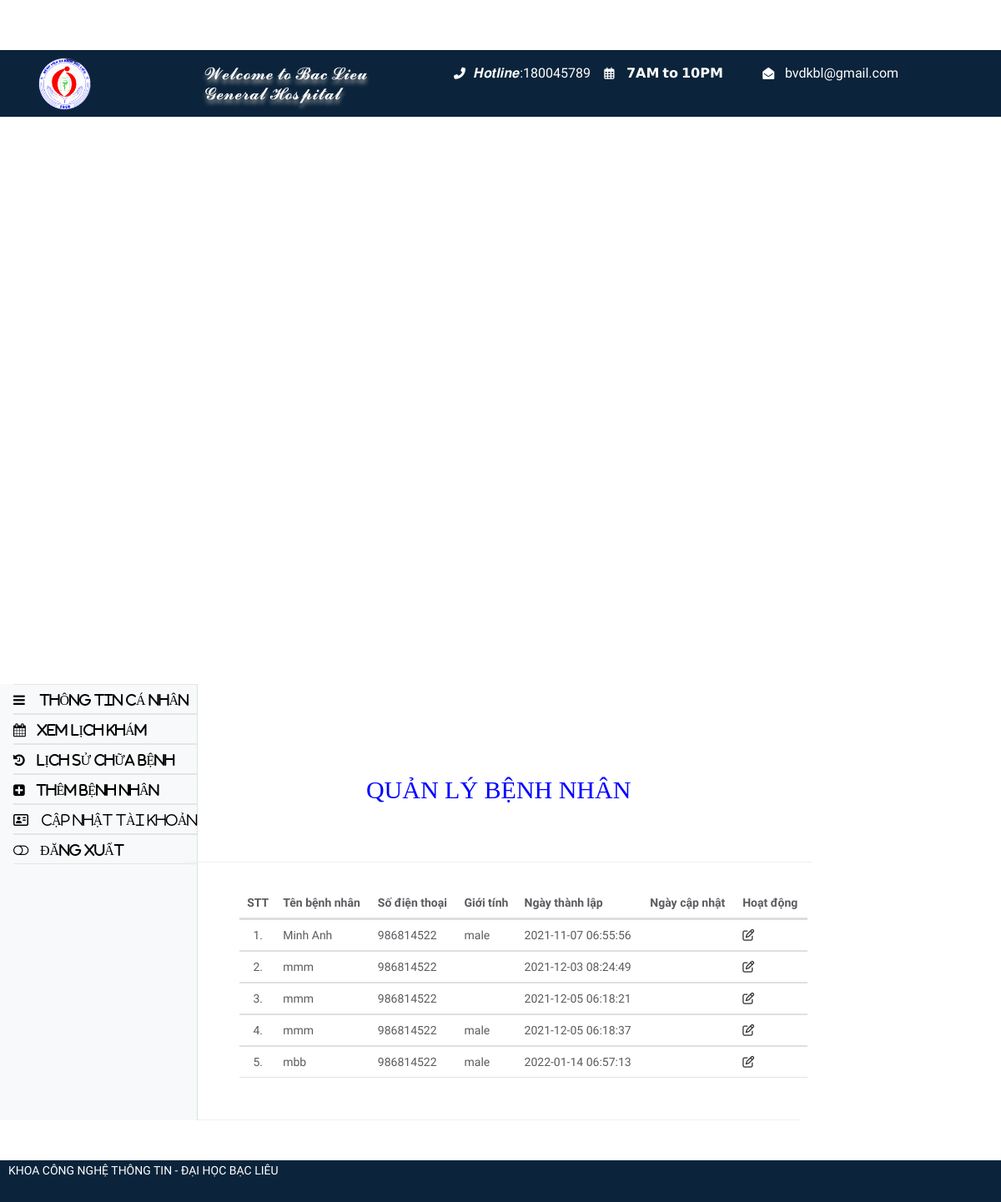
Screenshot of /bacsi/manage-patient.php (signed in) with the database file from the repository.
### tables this page shows
CREATE TABLE `tblpatient` (
  `ID` int(10) NOT NULL,
  `Docid` int(10) DEFAULT NULL,
  `PatientName` varchar(200) DEFAULT NULL,
  `PatientContno` bigint(10) DEFAULT NULL,
  `PatientEmail` varchar(200) DEFAULT NULL,
  `PatientGender` varchar(50) DEFAULT NULL,
  `PatientAdd` mediumtext DEFAULT NULL,
  `PatientAge` int(10) DEFAULT NULL,
  `PatientMedhis` mediumtext DEFAULT NULL,
  `CreationDate` timestamp NULL DEFAULT current_timestamp(),
  `UpdationDate` timestamp NULL DEFAULT NULL ON UPDATE current_timestamp()
);

### bacsi/manage-patient.php (the view, shortened to what this page needs)
<?php
include('include/config.php');
?>
<!DOCTYPE html>
<html lang="en">
	<head>
		<link rel="stylesheet" href="vendor/bootstrap/css/bootstrap.min.css">
		<link rel="stylesheet" href="vendor/fontawesome/css/font-awesome.min.css">
		<link rel="stylesheet" href="vendor/themify-icons/themify-icons.min.css">
		<link href="vendor/animate.css/animate.min.css" rel="stylesheet" media="screen">
		<link href="vendor/perfect-scrollbar/perfect-scrollbar.min.css" rel="stylesheet" media="screen">
		<link href="vendor/switchery/switchery.min.css" rel="stylesheet" media="screen">
		<link href="vendor/bootstrap-touchspin/jquery.bootstrap-touchspin.min.css" rel="stylesheet" media="screen">
		<link href="vendor/select2/select2.min.css" rel="stylesheet" media="screen">
		<link href="vendor/bootstrap-datepicker/bootstrap-datepicker3.standalone.min.css" rel="stylesheet" media="screen">
		<link href="vendor/bootstrap-timepicker/bootstrap-timepicker.min.css" rel="stylesheet" media="screen">
		<link rel="stylesheet" href="assets/css/styles.css">
		<link rel="stylesheet" href="assets/css/plugins.css">
		<link rel="stylesheet" href="assets/css/themes/theme-1.css" id="skin_color" />
	</head>
	<body>
		<div id="app">
		<?php include('./view-mb/header.php');?>
<?php include('./view-mb/sidebar_start.php');?>
<section id="page-title">
<div class="row">
<div class="col-sm-12">
<center><h2 class="mainTitle"  style="color:blue; font-family:tahoma;">QUẢN LÝ BỆNH NHÂN</h2></center>
</div>
</div>
</section>
<div class="container-fluid container-fullw bg-white">
<div class="row">
<div class="col-md-12" style="margin-left:30px;">
<table class="table table-hover" id="sample-table-1">
<thead>
<tr>
<th class="center">STT</th>
<th>Tên bệnh nhân</th>
<th>Số điện thoại</th>
<th>Giới tính </th>
<th>Ngày thành lập</th>
<th>Ngày cập nhật </th>
<th>Hoạt động</th>
</tr>
</thead>
<tbody>
<?php
$docid=$_SESSION['id'];
$sql=mysqli_query($con,"select * from tblpatient where Docid='$docid' ");
$cnt=1;
while($row=mysqli_fetch_array($sql))
{
?>
<tr>
<td class="center"><?php echo $cnt;?>.</td>
<td class="hidden-xs"><?php echo $row['PatientName'];?></td>
<td><?php echo $row['PatientContno'];?></td>
<td><?php echo $row['PatientGender'];?></td>
<td><?php echo $row['CreationDate'];?></td>
<td><?php echo $row['UpdationDate'];?>
</td>
<td>
<a href="edit-patient.php?editid=<?php echo $row['ID'];?>"><i class="fa fa-edit"></i></a>
</td>
</tr>
<?php
$cnt=$cnt+1;
 }?></tbody>
</table>
</div>
</div>
</div>
</div>
</div>
	</body>
</html>
<br>
<br>
<?php
include './view-mb/footer.php'; ?>

### admin/assets/css/themes/theme-1.css (style rules this page uses)
body { background: #FAFAFA; }

### css/shortcode/default.css (style rules this page uses)
*, h1, h2, h3, h4, h5, h6, p, ul, a { margin: 0; padding: 0; }
html { font-size: 100%; }
body { font-family: 'Old Standard TT', serif; color: #666666; font-weight: 400; font-size: 14px; line-height: 24px; -webkit-font-smoothing: antialiased; -moz-osx-font-smoothing: grayscale; }
h1, h2, h3, h4, h5, h6, .h1, .h2, .h3, .h4, .h5, .h6 { font-family: 'Poppins', sans-serif; color: #313131; font-weight: 400; -webkit-font-variant-ligatures: common-ligatures; font-variant-ligatures: common-ligatures; margin-top: 0; margin-bottom: 0; }
h2, .h2 { font-size: 30px; font-weight: 400; }
a { color: #333; }
body { overflow-x: hidden; }
a, .btn { transition: all 0.3s ease-out 0s; }
body { background: #fff; }

### bacsi/manage-patient.php (style rules this page uses)
body { font-family:times; }

### rows the page displays
tblpatient: PatientName "Minh Anh", PatientContno "986814522", PatientGender "male", CreationDate "2021-11-07 06:55:56"
tblpatient: PatientName "mmm", PatientContno "986814522", CreationDate "2021-12-03 08:24:49"
tblpatient: PatientName "mmm", PatientContno "986814522", CreationDate "2021-12-05 06:18:21"
tblpatient: PatientName "mmm", PatientContno "986814522", PatientGender "male", CreationDate "2021-12-05 06:18:37"
tblpatient: PatientName "mbb", PatientContno "986814522", PatientGender "male", CreationDate "2022-01-14 06:57:13"
